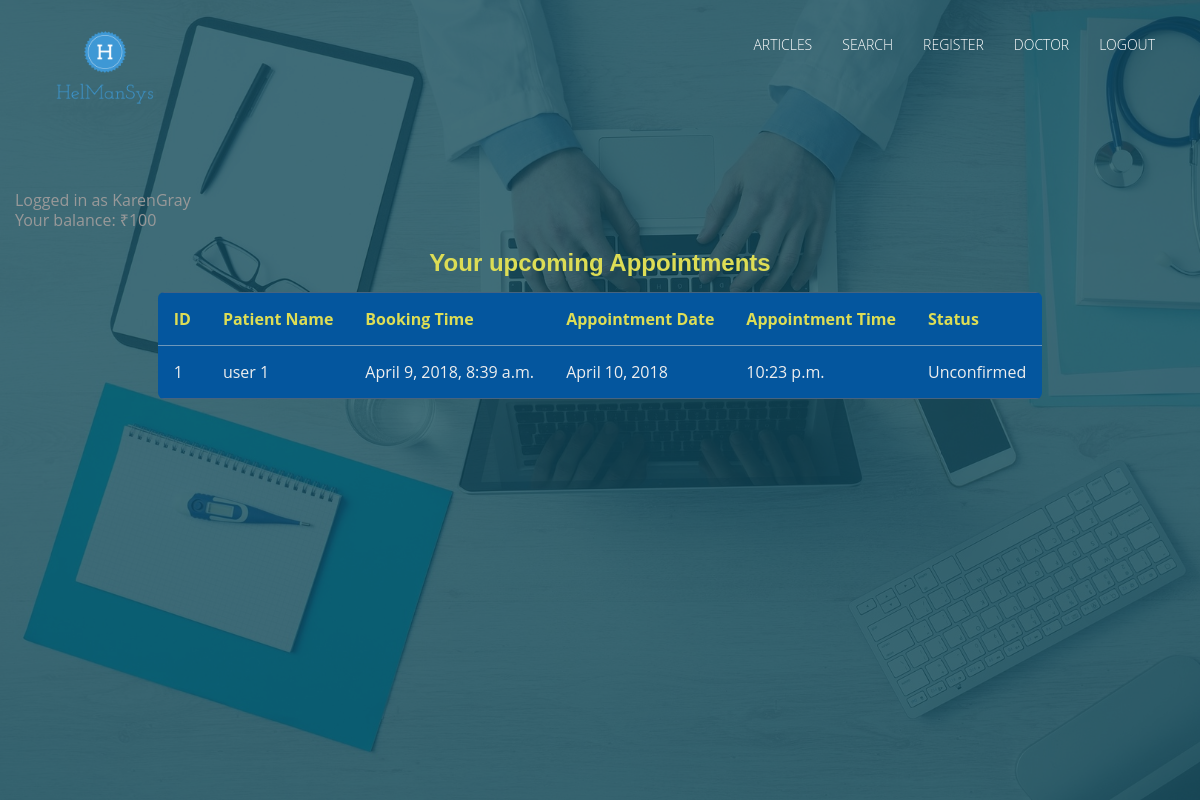
The app's page / (signed in), older data.
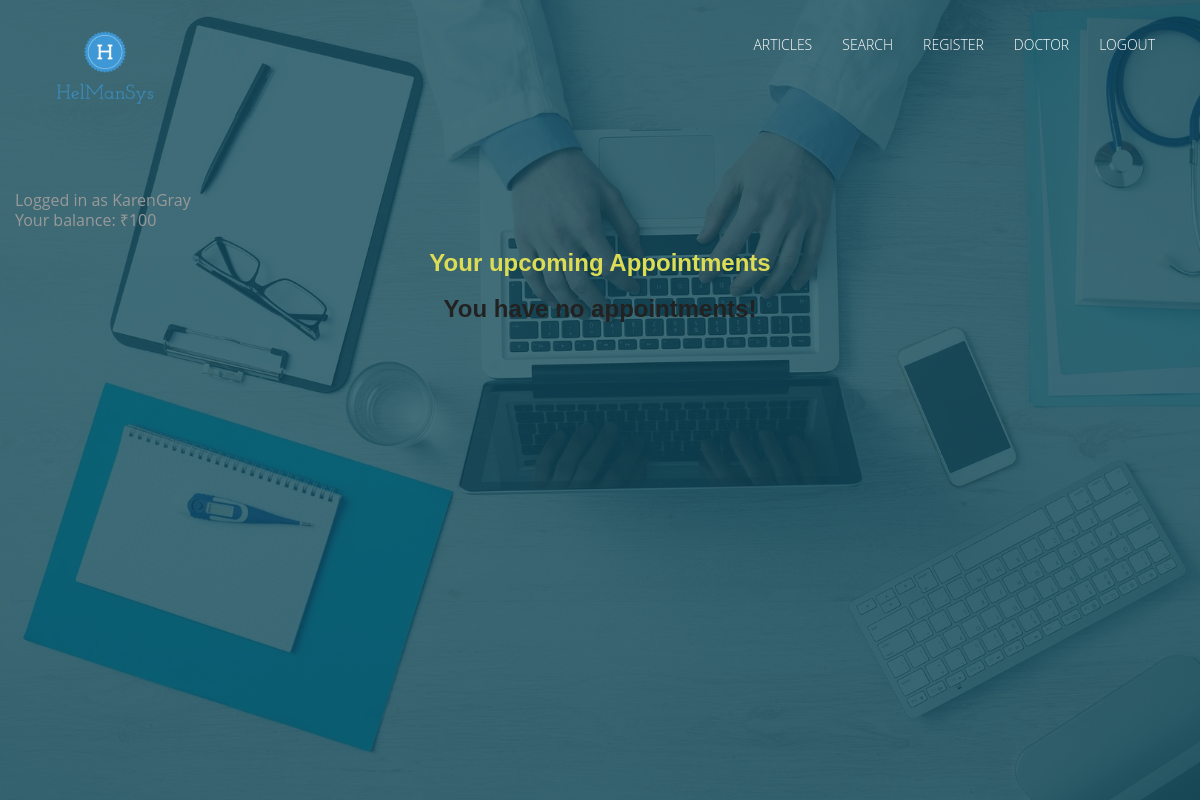
The same page, newer data.
### accounts/models.py (models this page shows, shortened)
class DoctorProfile(models.Model):
    user = models.OneToOneField(User, on_delete=models.CASCADE)
    hospital = models.ForeignKey('healthcare.Hospital', on_delete=models.CASCADE)
    contact = models.CharField(max_length=50)
    specialization = models.ForeignKey('healthcare.Department', on_delete=models.CASCADE)
    consultation_fee = models.IntegerField(default=200)
    amount = models.PositiveIntegerField(default=100)

### healthcare/models.py (models this page shows, shortened)
class Appointment(models.Model):
    STATUS = (
        ('Unconfirmed', 'Unconfirmed'),
        ('Confirmed', 'Confirmed'),
    )
    appointment_id = models.AutoField(primary_key=True)
    transaction_id = models.ForeignKey(Transaction)
    user = models.ForeignKey(User)
    doctor = models.ForeignKey(DoctorProfile)
    booking_time = models.DateTimeField(default=datetime.now)
    appointment_date = models.DateField()
    appointment_time = models.TimeField(blank=True, null=True)
    prescription = models.TextField(default='Prescription will be filled by the doctor.')
    status = models.CharField(max_length=20, default='Unconfirmed', choices=STATUS)
    fee = models.PositiveIntegerField(default=500)

### healthcare/views.py (the view)
# urls.py: url(r'^$', views.IndexView.as_view(), name='index'),
class IndexView(generic.ListView):
    template_name = 'healthcare/home.html'
    context_object_name = 'appointments'
    def get_queryset(self):
        if self.request.user.is_authenticated():
            if hasattr(self.request.user, 'userprofile'):
                return Appointment.objects.filter(user=self.request.user)
            elif hasattr(self.request.user, 'doctorprofile'):
                return Appointment.objects.filter(doctor=self.request.user.doctorprofile)

### healthcare/templates/healthcare/home.html (shortened to what this page needs)
{% extends 'healthcare/base.html' %}
{% block body %}
    {% if request.user.is_authenticated %}
        Logged in as {{ user }} <br />
        {% if user.doctorprofile  %}
        {% include 'healthcare/doctor.html' %}
        {% else %}
        {% include 'healthcare/user.html' %}
        {% endif %}
    {% else %}
    {% include 'healthcare/homepage.html' %}
    {% endif %}
{% endblock %}

### healthcare/templates/healthcare/base.html (shortened to what this page needs)
<!DOCTYPE html>
<html lang="en">
<head>
    {% load staticfiles %}
    <link rel="stylesheet" href="https://maxcdn.bootstrapcdn.com/bootstrap/3.3.7/css/bootstrap.min.css">
    <link href="{% static "css/style.css" %}" rel="stylesheet" type="text/css">
    <link href="{% static "css/main.css" %}" rel="stylesheet" type="text/css">
</head>
<body id="myPage" data-spy="scroll" data-target=".navbar" data-offset="60">
    <section id="banner" class="banner">
      <div class="bg-color">
    <nav class="navbar navbar-default navbar-fixed-top">
      <div class="container">
        <div class="col-md-12">
          <div class="navbar-header">
            <a class="navbar-brand" href="{% url 'healthcare:index' %}"><img src="{% static "img/logo.png" %}" class="img-responsive" style="width: 140px; margin-top: -16px;"></a>
          </div>
          <div class="collapse navbar-collapse navbar-right" id="myNavbar">
            <ul class="nav navbar-nav">
              <li class=""><a href="#contact">Articles</a></li>
              <li class=""><a href="{% url 'healthcare:search' %}">Search</a></li>
              <li class=""><a href="{% url 'accounts:register' %}">Register</a></li>
              <li class=""><a href="{% url 'accounts:home' %}?role=doctor">Doctor</a></li>
              <li class="">
                {% if request.user.is_authenticated %}
                    <a href="{% url 'accounts:logout' %}">
                        Logout
                    </a>
                {% else %}
                    <a href="{% url 'accounts:login' %}">
                        Login
                    </a>
                {% endif %}
              </li>
            </ul>
          </div>
        </div>
      </div>
    </nav>
    <div class="container">
      <div class="row">
        <div class="banner-info">
          {% block body %}
          {% endblock %}
        </div>
      </div>
    </div>
  </div>
</section>
</body>
</html>

### healthcare/templates/healthcare/doctor.html (shortened to what this page needs)
Your balance: ₹{{ request.user.doctorprofile.amount }}
<center><h3 style="color: #dd5;">Your upcoming Appointments</h3></center>
<center><div>
{% if appointments %}
<table class="rwd-table">
  <thead>
      <th>ID</th>
      <th>Patient Name</th>
      <th>Booking Time</th>
      <th>Appointment Date</th>
      <th>Appointment Time</th>
      <th>Status</th>
  </thead>
  <tbody>
      {% for appointment in appointments %}
      <tr onclick=window.location="{% url 'healthcare:appointment-detail' appointment.pk %}">
          <td>{{ appointment.pk }}</td>
          <td>{{ appointment.user.first_name }} {{ appointment.user.last_name }}</td>
          <td>{{ appointment.booking_time }}</td>
          <td>{{ appointment.appointment_date }}</td>
          <td>{{ appointment.appointment_time }}</td>
          <td>{{ appointment.status }}</td>
      </tr>
      {% endfor %}
  </tbody>
</table>
{% else %}
<h3>You have no appointments!</h3>
{% endif %}
</div></center>

### healthcare/static/css/main.css (style rules this page uses)
body { font-family: 'Open Sans', sans-serif; line-height: 20px; color: #999999; font-size: 300; font-size: 16px; }
ol, ul { list-style: none; }
h1, h2, h3, h4, h5, h6 { font-family: 'Raleway', sans-serif; font-weight: 600; color: #222222; }
a, a:hover, a:focus, a:active { outline: none; }
.navbar { margin-bottom: 0px; border: 0px; }
.navbar { border-radius: 0px; }
.navbar-default { background-color: #fff; padding: 20px 0; transition: all 0.3s; }
.navbar-default { background-color: transparent; border: 0px; }
.navbar-brand { font-family: 'Chewy', cursive; font-size: 32px; }
.navbar-brand img { padding-top: 2px; width: 120px !important; }
.navbar-default .navbar-brand, .navbar-default .navbar-brand:hover, .navbar-default .navbar-brand:focus { color: #EA6045; }
.navbar-default .navbar-nav > li > a { color: #fff; text-transform: uppercase; font-size: 14px; font-weight: 300; }
#banner { background: url('../img/bg-banner.jpg') no-repeat fixed; background-size: cover; min-height: 800px; position: relative; }
.bg-color { background-color: RGBA(13, 70, 83, 0.78); min-height: 800px; }
.banner-info { padding-top: 190px; }

Row changes from the older to the newer data that the page shows:
removed Appointment: pk "1", user.first_name "user", user.last_name "1", booking_time "April 9, 2018, 8:39 a.m.", appointment_date "April 10, 2018", appointment_time "10:23 p.m.", status "Unconfirmed"
Text that changed along with them:
text no longer shown: "ID Patient Name Booking Time Appointment Date Appointment Time Status"
text now shown: "You have no appointments!"
